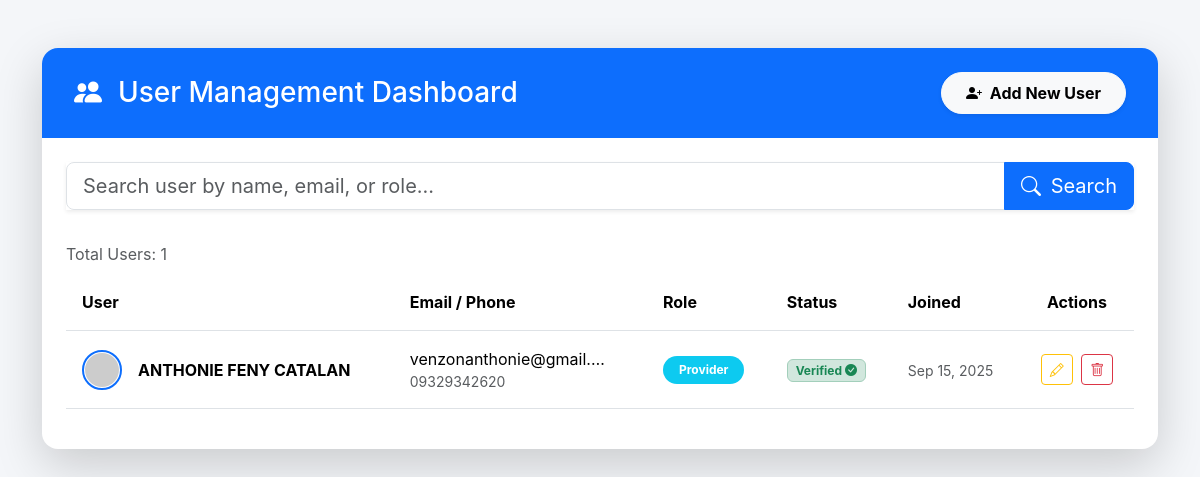
The app's page /content/user_management.php, older data.
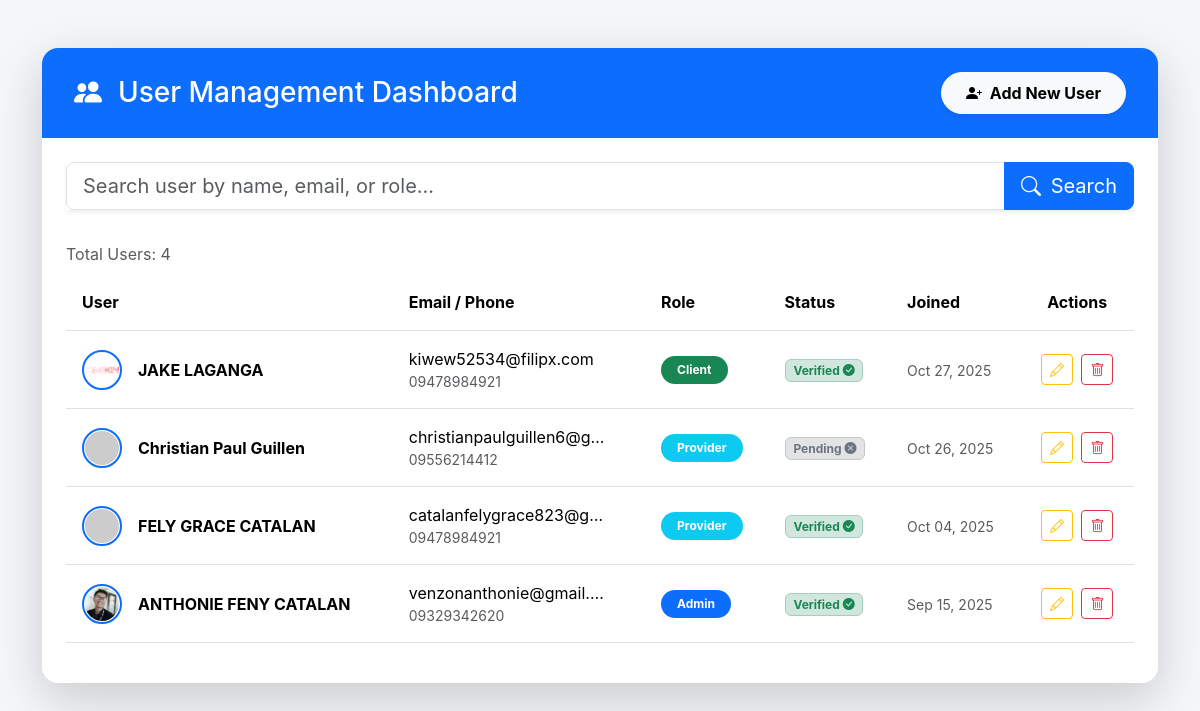
The same page, newer data.
### tables this page shows
CREATE TABLE `users` (
  `id` int(11) NOT NULL,
  `first_name` varchar(100) NOT NULL,
  `middle_name` varchar(100) DEFAULT NULL,
  `last_name` varchar(100) NOT NULL,
  `suffix` varchar(50) DEFAULT NULL,
  `gender` enum('Male','Female','Other') NOT NULL,
  `birthday` date NOT NULL,
  `phone_number` varchar(20) NOT NULL,
  `email` varchar(150) NOT NULL,
  `region` varchar(150) NOT NULL,
  `province` varchar(150) NOT NULL,
  `municipality` varchar(150) NOT NULL,
  `barangay` varchar(150) DEFAULT NULL,
  `purok` varchar(150) DEFAULT NULL,
  `role` enum('client','provider','admin') NOT NULL,
  `password` varchar(255) NOT NULL,
  `verification_code` varchar(255) DEFAULT NULL,
  `confirmation_token` varchar(255) DEFAULT NULL,
  `token_expires_at` datetime DEFAULT NULL,
  `reset_token` varchar(255) DEFAULT NULL,
  `reset_token_expiry` datetime DEFAULT NULL,
  `verification_token` varchar(255) DEFAULT NULL,
  `is_verified` tinyint(1) DEFAULT 0,
  `created_at` timestamp NOT NULL DEFAULT current_timestamp(),
  `user_rules` int(11) NOT NULL,
  `profile_image` text NOT NULL
);

### content/user_management.php (the view, shortened to what this page needs)
<?php
require '../db.php';
$search = isset($_GET['search']) ? $_GET['search'] : '';
$query = "SELECT * FROM users WHERE CONCAT(first_name, ' ', last_name, ' ', email, ' ', role) LIKE ? ORDER BY created_at DESC";
$stmt = $conn->prepare($query);
$like = "%$search%";
$stmt->bind_param("s", $like);
$stmt->execute();
$result = $stmt->get_result();
?>
<!DOCTYPE html>
<html lang="en">
<head>
    <link href="https://cdn.jsdelivr.net/npm/bootstrap@5.3.3/dist/css/bootstrap.min.css" rel="stylesheet">
    <link href="https://cdn.jsdelivr.net/npm/bootstrap-icons@1.11.3/font/bootstrap-icons.css" rel="stylesheet">
</head>
<body>
<div class="container py-5">
    <div class="card shadow-lg"> <div class="card-header-custom d-flex justify-content-between align-items-center">
            <h3 class="mb-0"><i class="bi bi-people-fill me-3"></i>User Management Dashboard</h3>
            <button class="btn btn-light btn-rounded-pill fw-bold shadow-sm" data-bs-toggle="modal" data-bs-target="#addUserModal">
                <i class="bi bi-person-plus-fill me-1"></i> Add New User
            </button>
        </div>
        <div class="card-body p-4">
            <form method="GET" class="mb-4">
                <div class="input-group input-group-lg shadow-sm">
                    <input type="search" name="search" class="form-control" placeholder="Search user by name, email, or role..." value="<?= htmlspecialchars($search) ?>" aria-label="Search users">
                    <button class="btn btn-primary" type="submit"><i class="bi bi-search me-1"></i> Search</button>
                </div>
            </form>
            <div class="table-responsive">
                <table class="table align-middle table-hover caption-top">
                    <caption>Total Users: <?= $result->num_rows; ?></caption>
                    <thead>
                        <tr>
                            <th scope="col">User</th>
                            <th scope="col">Email / Phone</th>
                            <th scope="col">Role</th>
                            <th scope="col">Status</th>
                            <th scope="col" class="d-none d-md-table-cell">Joined</th>
                            <th scope="col" class="text-center">Actions</th>
                        </tr>
                    </thead>
                    <tbody>
                        <?php if ($result->num_rows > 0): ?>
                            <?php while ($row = $result->fetch_assoc()): ?>
                                <tr>
                                    <td data-label="User:">
                                        <div class="d-flex align-items-center">
                                            <img src="<?= !empty($row['profile_image']) ? 'uploads/profile_pictures/' . htmlspecialchars($row['profile_image']) : 'https://i.pravatar.cc/40?img=' . $row['id']; ?>" class="profile-img me-3" alt="Profile of <?= htmlspecialchars($row['first_name']); ?>">
                                            <div>
                                                <div class="fw-bold"><?= htmlspecialchars($row['first_name'] . ' ' . $row['last_name']); ?></div>
                                            </div>
                                        </div>
                                    </td>
                                    <td data-label="Contact:">
                                        <div class="d-none d-md-block text-truncate" style="max-width: 200px;"><?= htmlspecialchars($row['email']); ?></div>
                                        <div class="text-muted small"><?= htmlspecialchars($row['phone_number']); ?></div>
                                    </td>
                                    <td data-label="Role:">
                                        <?php
                                            $role_class = $row['role'] == 'provider' ? 'info' : ($row['role'] == 'admin' ? 'primary' : 'success');
                                        ?>
                                        <span class="badge bg-<?= $role_class; ?> rounded-pill px-3 py-2">
                                            <?= ucfirst(htmlspecialchars($row['role'])); ?>
                                        </span>
                                    </td>
                                    <td data-label="Status:">
                                        <?php if (isset($row['is_verified']) && $row['is_verified']): ?>
                                            <span class="badge bg-success-subtle text-success border border-success-subtle">Verified <i class="bi bi-check-circle-fill"></i></span>
                                        <?php else: ?>
                                            <span class="badge bg-secondary-subtle text-secondary border border-secondary-subtle">Pending <i class="bi bi-x-circle-fill"></i></span>
                                        <?php endif; ?>
                                    </td>
                                    <td data-label="Joined:" class="text-muted d-none d-md-table-cell">
                                        <small><?= date("M d, Y", strtotime($row['created_at'])); ?></small>
                                    </td>
                                    <td class="text-center" data-label="Actions:">
                                        <button title="Edit User" class="btn btn-sm btn-outline-warning me-1" data-bs-toggle="modal" data-bs-target="#editUserModal<?= $row['id']; ?>"><i class="bi bi-pencil"></i><span class="d-inline d-md-none ms-1">Edit</span></button>
                                        <button title="Delete User" class="btn btn-sm btn-outline-danger" data-bs-toggle="modal" data-bs-target="#deleteUserModal<?= $row['id']; ?>"><i class="bi bi-trash"></i><span class="d-inline d-md-none ms-1">Delete</span></button>
                                    </td>
                                </tr>
                            <?php endwhile; ?>
                        <?php else: ?>
                            <tr><td colspan="6" class="text-center text-muted py-4"><i class="bi bi-info-circle me-1"></i> No users found matching "<?= htmlspecialchars($search) ?>".</td></tr>
                        <?php endif; ?>
                    </tbody>
                </table>
            </div>
        </div>
    </div>
</div>
</body>
</html>

### content/user_management.php (style rules this page uses)
:root { --primary-color: #0d6efd; --secondary-color: #6c757d; --background-light: #f4f6f9; }
body { background-color: var(--background-light); font-family: 'Inter', sans-serif; }
.card { border-radius: 16px; border: none; overflow: hidden; box-shadow: 0 4px 12px rgba(0, 0, 0, 0.05); }
.card-header-custom { background-color: var(--primary-color); color: white; padding: 1.5rem 2rem; border-bottom: none; }
.table thead { background-color: var(--primary-color); color: white; font-weight: 600; }
.table > :not(caption) > * > * { padding: 1rem 1rem; }
.table tbody tr { transition: background-color 0.2s ease; }
.profile-img { width: 40px; height: 40px; border-radius: 50%; object-fit: cover; border: 2px solid var(--primary-color); padding: 1px; }
.btn-rounded-pill { border-radius: 50rem; padding: 0.5rem 1.5rem; font-weight: 500; }

Row changes from the older to the newer data that the page shows:
added users: profile_image (picture), first_name+last_name "JAKE LAGANGA", email "kiwew52534@filipx.com", phone_number "09478984921", role "Client", is_verified "Verified", created_at "Oct 27, 2025"
added users: first_name+last_name "Christian Paul Guillen", email "christianpaulguillen6@g…", phone_number "09556214412", role "Provider", is_verified "Pending", created_at "Oct 26, 2025"
added users: first_name+last_name "FELY GRACE CATALAN", email "catalanfelygrace823@g…", phone_number "09478984921", role "Provider", is_verified "Verified", created_at "Oct 04, 2025"
changed users "ANTHONIE FENY CATALAN": profile_image: picture added in place of a placeholder; role "Provider" → "Admin"
Text that changed along with them:
$result->num_rows: "1" → "4"
